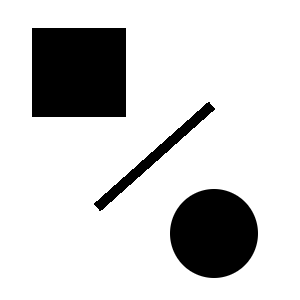
#> input picture TIV/TP1/images/CircleLineRect.png, 300 x 300 px
$ jupyter execute TD1_ISMAEL_Yohan.ipynb
#> lines starting #> are read from the running program, lines starting #| are printed output that depends on the picture; after the words box and inside, x2 and y2 are one past the last pixel; in counts of white or black regions, pixels touching at a corner belong together
[cell 1]
import pandas as pd
import numpy as np
import matplotlib.pyplot as plt
import matplotlib.image as mpimg

from scipy.ndimage.filters import gaussian_filter1d,gaussian_filter,convolve
from scipy.ndimage.interpolation import rotate

# TD1

## 1) Harris corner detector

### 1.1) Questions

**-Is the Harris corner detector robust with respect to intensity shifts and intensity scalings ?** intensity shifts don't change anything : as we take the derivative of the original image the result will be the same. for intensity scalings the value of the derivative will be different but still be in the the direction so we just have to becareful about the threshold to take the corners

**-Is the Harris corner detector robust with respect to translation ?** With a translation we will detect the corner where it is because translation don't change anything about the shape in the image.

**-Is the Harris corner detector robust with respect to rotation ?** Same as the translation.

### 1.2) Practical work

[cell 2]
# [10 lines of commented-out code are left out]
def Harris_Corner_Detector(img ,sigd=0.5,sigw=1.5 ,k=0.1 ,theta=1e-6 ,L_neighboor=3):
    H=np.zeros_like(img)

    #Step 1
    Ix=gaussian_filter(img,sigma=sigd,order=(0,1))
    Iy=gaussian_filter(img,sigma=sigd,order=(1,0))

    #Step 2&3
    Ix2 = gaussian_filter( Ix*Ix , sigw )
    Iy2 = gaussian_filter( Iy*Iy , sigw )
    IxIy = gaussian_filter( Ix*Iy , sigw )

    #Step 4
    for i in range(np.shape(img)[0]):
        for j in range(np.shape(img)[1]):
            A=np.asarray([ [Ix2[i,j],IxIy[i,j]] , [IxIy[i,j],Iy2[i,j]] ])
            H[i,j]=np.linalg.det(A)-k*(np.trace(A)**2)

    #Step 5
    List_corners=[]
    Corner_image=np.zeros_like(H)
    for i in range(np.shape(img)[0]):
        for j in range(np.shape(img)[1]):
            if (i>=L_neighboor and i<=np.shape(img)[0]-L_neighboor and j>=L_neighboor and j<=np.shape(img)[1]-L_neighboor):
                if (np.amax(H[i-L_neighboor:i+L_neighboor,j-L_neighboor:j+L_neighboor])==H[i,j] and H[i,j]>theta ):
                    List_corners.append((i,j))
                    Corner_image[i,j]=1


    return(H,List_corners,Corner_image)

def plot_and_print(img):

    if (img.shape[-1]!=img.shape[1]):
        img=np.mean(img,-1) # Normalize to have equivalent results
    (H,l,C)=Harris_Corner_Detector(img)

    plt.figure()
    plt.imshow(img,cmap='gray')
    plt.title('Original')
    plt.colorbar()
    plt.show()


    plt.figure()
    plt.imshow(H,cmap='gray')
    plt.title('Harris Response Matrix')
    plt.colorbar()
    plt.show()

    plt.figure()
    plt.imshow(C,cmap='gray')
    plt.title('Corner detection Image')
    plt.colorbar()
    plt.show()
    for i in range(len(l)):
        print('Corner ',i+1,' in position', l[i])

[cell 3]
L=[]
img=plt.imread('images/CircleLineRect.png')
#> img is the input picture: shape (300, 300, 3) float32; min 0, max 1, mean 0.822
L.append(img)

img_crop1=img[100:220,0:120]
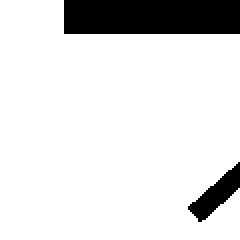
#> img_crop1: shape (120, 120, 3) float32 (shown 2 times larger); values 0 (black) and 1 (white), 87.5% white; 2 black regions, box (x1, y1, x2, y2) and area: (32, 0, 120, 17) 1496, (94, 81, 120, 111) 308
L.append(img_crop1)

img_crop2=img[100:220,20:140]
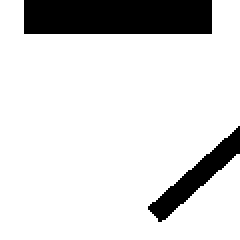
#> img_crop2: shape (120, 120, 3) float32 (shown 2 times larger); values 0 (black) and 1 (white), 84.9% white; 2 black regions, box (x1, y1, x2, y2) and area: (12, 0, 106, 17) 1598, (74, 63, 120, 111) 575
L.append(img_crop2)

img_rotate=rotate(img,30)
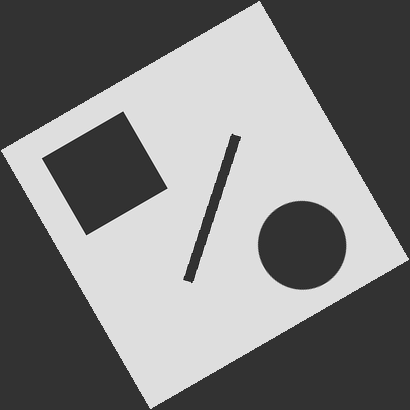
#> img_rotate: shape (410, 410, 3) float32; min -0.292, max 1.19, mean 0.436; drawn with min black and max white
L.append(img_rotate)

img_shift=img+100
L.append(img_shift)

img_scale=img*10
L.append(img_scale)


for im in L:
    plot_and_print(im)
#> this loop made 6 passes
#> l in plot_and_print on passes 2 to 3: [(16, 32), (103, 94), (110, 99)], [(16, 12), (16, 105), (103, 74), (110, 79)]
#> (printed output is left out)
#> pass 1, in Harris_Corner_Detector, `Ix2 = gaussian_filter( Ix*Ix , sigw )`:
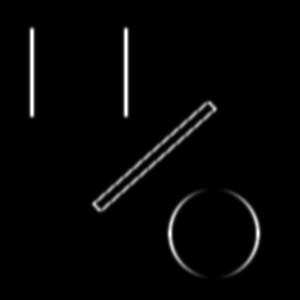
#> Ix2: shape (300, 300) float32; min 0, max 0.0877, mean 0.00193; drawn with min black and max white

#
## 2) Canny edge detection

### 2.1) Questions

[cell 4]
I1=np.asarray([[0,1,2,2]])
I2=np.asarray([[0,1,1,0]])
I3=np.asarray([[0,1,0,-1]])
plt.figure()
plt.imshow(I1,cmap='gray')
plt.title("figure 1")
plt.colorbar()
plt.show()

plt.figure()
plt.imshow(I2,cmap='gray')
plt.title("figure 2 : derivative of figure 1")
plt.colorbar()
plt.show()

plt.figure()
plt.imshow(I3,cmap='gray')
plt.title("figure 3 : derivative of figure 2")
plt.colorbar()
plt.show()

an edge is a change of color, here just a level of gray. There is an edge when the derivative is non-null

-> 1 edge for figure 1 ( thickness of 2) and 2 egdes for figure 2 (one up one down but can be count as 1 if the line is not thick enough)

### 2.2) Practical Work

[cell 5]
DEFAULT_SIGMA=1
DEFAULT_THRESHOLD=0.1

[cell 6]
def smooth(img,sigma=DEFAULT_SIGMA):
    im_smooth=gaussian_filter(img,sigma=sigma)
    return(im_smooth)


def sobel(img):
    f_sobel_x = np.array([[-1, 0, 1],[-2, 0, 2],[-1, 0, 1]])
    f_sobel_y = np.array([[-1, -2, -1],[0, 0, 0],[1, 2, 1]])
    Sx=convolve(img, f_sobel_x)
    Sy=convolve(img, f_sobel_y)
    return((Sx/np.max(Sx),Sy/np.max(Sy)))


def grad_mag(img):
    Ix,Iy=sobel(img)
    grad_mag=np.sqrt(Ix*Ix+Iy*Iy)
    return grad_mag/np.max(grad_mag)


def grad_dir(img):
    Ix,Iy=sobel(img)
    grad_dir = np.degrees(np.arctan2(Iy, Ix))
    return grad_dir


def simple_dir(grad_dir) :
    L,l=grad_dir.shape
    out = np.zeros_like(grad_dir)
    for i in range(1, L-1) :
        for j in range(1, l-1) :
            if((grad_dir[i, j] > -22.5 and grad_dir[i, j] <= 22.5) or grad_dir[i, j] <= -157.5 or grad_dir[i, j] > 157.5) :
                out[i, j]=0
            elif((grad_dir[i, j] > 22.5 and grad_dir[i, j] <= 67.5) or (grad_dir[i, j] <= -112.5 and grad_dir[i, j] > -157.5)) :
                out[i, j]=45
            elif((grad_dir[i, j] > 67.5 and grad_dir[i, j] <= 112.5) or (grad_dir[i, j] <= -67.5 and grad_dir[i, j] > -112.5)) :
                out[i, j]=90
            else:
                out[i, j]=135
    return out


def drop_grad(img,threshold=DEFAULT_THRESHOLD):
    M=grad_mag(img)
    out=np.zeros_like(M)
    L,l=M.shape
    for i in range(1,L-1):
        for j in range(1,l-1):
            if M[i,j]>=threshold:
                out[i,j]=M[i,j]
    return out


def Canny(img,sigma=DEFAULT_SIGMA,threshold=DEFAULT_THRESHOLD):

    #Step 1
    img=smooth(img,sigma=sigma)

    #Step 2,3
    M=drop_grad(img,threshold=threshold)
    D=simple_dir(grad_dir(img))

    #Step 4
    L,l=img.shape
    out=np.zeros_like(img)
    for i in range(1,L-1):
        for j in range(1,l-1):
            if(D[i,j] == 0):
                if (M[i,j] > M[i,j-1] and M[i,j] >= M[i,j+1]):
                    out[i,j]=M[i,j]
            elif(D[i,j] == 45):
                if (M[i,j] > M[i-1,j-1] and M[i,j] >=M[i+1,j+1]):
                    out[i,j]=M[i,j]
            elif(D[i,j] == 90):
                if (M[i,j] > M[i-1,j] and M[i,j] >= M[i+1,j]):
                    out[i,j]=M[i,j]
            elif(D[i,j] == 135):
                if (M[i,j] > M[i-1,j+1] and M[i,j] >= M[i+1,j-1]):
                    out[i,j]=M[i,j]
    return(out)


def plot_all(name, sigma=DEFAULT_SIGMA, threshold=DEFAULT_THRESHOLD):
    img=plt.imread('images/'+name)
    if (img.shape[-1]!=img.shape[1]):
        img=np.mean(img,-1)
    img = img/img.max()  # Normalize to have equivalent results

    plt.figure()
    plt.imshow(img,cmap='gray')
    plt.title('Original '+name)
    plt.colorbar()
    plt.show()

    plt.figure()
    plt.imshow(smooth(img,sigma=sigma),cmap='gray')
    plt.title('Smooth '+name)
    plt.colorbar()
    plt.show()

    plt.figure()
    plt.imshow(grad_dir(img),cmap='gray')
    plt.title('Direction of '+name)
    plt.colorbar()
    plt.show()

    plt.figure()
    plt.imshow(grad_mag(img),cmap='gray')
    plt.title('Magnitude gradient of '+name)
    plt.colorbar()
    plt.show()

    plt.figure()
    plt.imshow(drop_grad(img,threshold=threshold),cmap='gray')
    plt.title('Magnitude gradient of '+name+' with threshold')
    plt.colorbar()
    plt.show()

    plt.figure()
    plt.imshow(Canny(img,sigma=sigma,threshold=threshold),cmap='gray')
    plt.title('Canny edge detection on '+name)
    plt.colorbar()
    plt.show()

[cell 7]
L=['CircleLineRect.png','zurlim.png','cubeleft.pgm','cuberight.pgm']
for name in L:
    plot_all(name)
#> in plot_all, `plt.show()`:
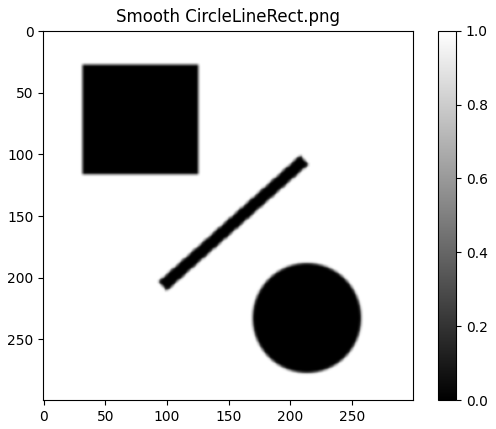
#> figure drawn by matplotlib, 2 panels
#> in plot_all, `plt.show()`:
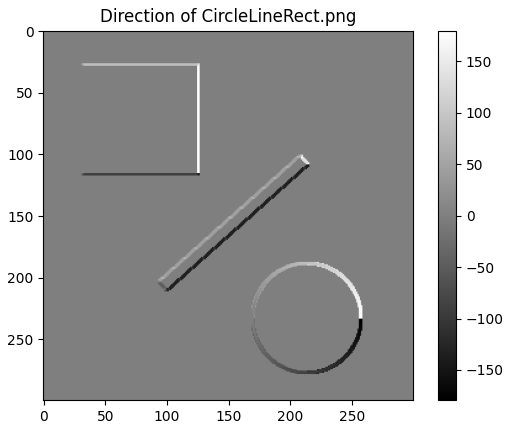
#> figure drawn by matplotlib, 2 panels
#> in sobel (call 4), `Sy=convolve(img, f_sobel_y)`:
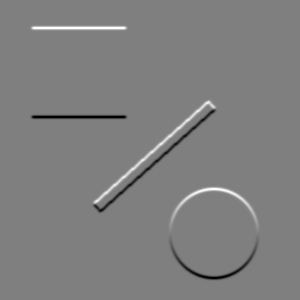
#> Sy: shape (300, 300) float32; min -2.56, max 2.56, mean -3.39e-10; drawn with min black and max white
#> in grad_dir (call 2), `grad_dir = np.degrees(np.arctan2(Iy, Ix))`:
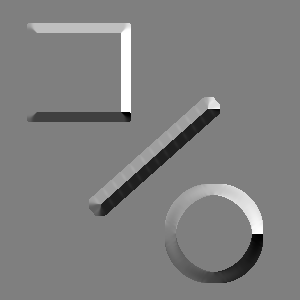
#> grad_dir: shape (300, 300) float32; min -180, max 180, mean 0.1; drawn with min black and max white
#> in simple_dir, `L,l=grad_dir.shape`: L = 300
#> after the loop in simple_dir, `for i in range(1, L-1) :`:
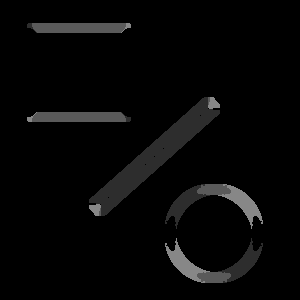
#> out: shape (300, 300) float32; min 0, max 135, mean 7
#> in plot_all, `plt.show()`:
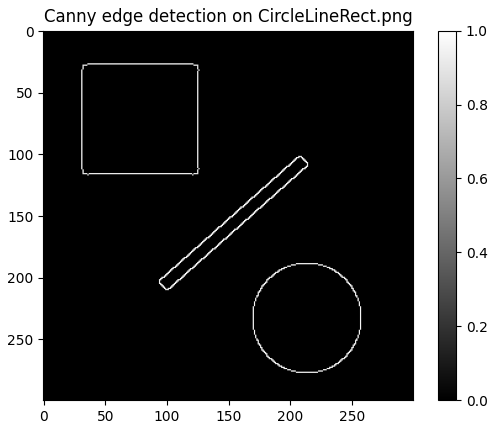
#> figure drawn by matplotlib, 2 panels
#> pass 2 of the loop `for name in L:`:
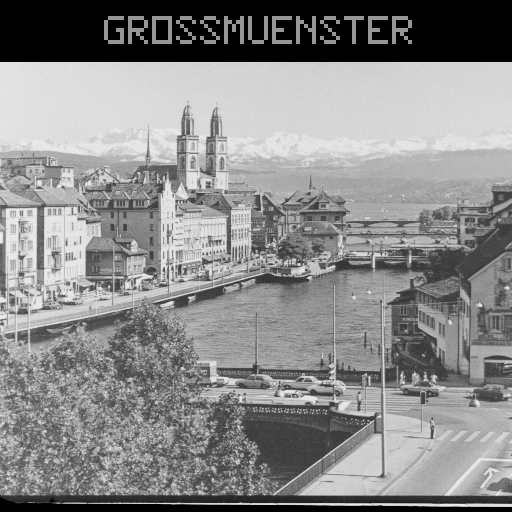
#> input picture TIV/TP1/images/zurlim.png, 512 x 512 px
#> in plot_all, img is the input picture: shape (512, 512, 4) float32; mean R, G, B, A 0.54, 0.54, 0.54, 1
#> in plot_all (call 2), `img=np.mean(img,-1)`:
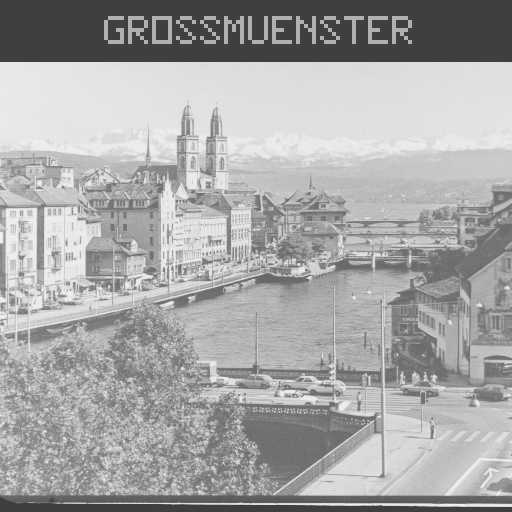
#> img: shape (512, 512) float32; min 0.25, max 0.95, mean 0.655
#> in plot_all (call 2), `plt.show()`:
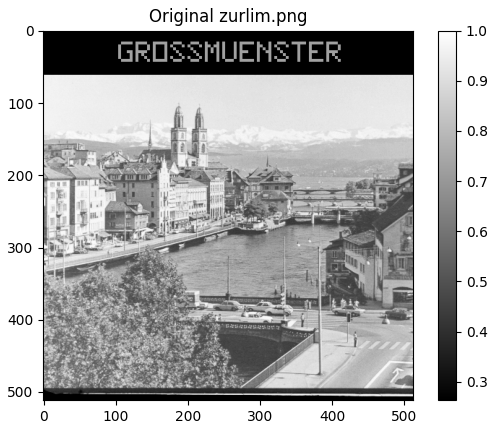
#> figure drawn by matplotlib, 2 panels
